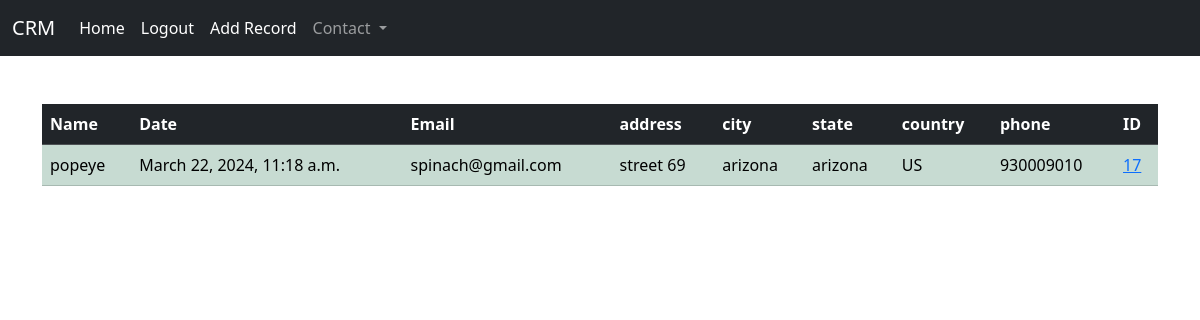
Before: / (signed in) with the older database file.
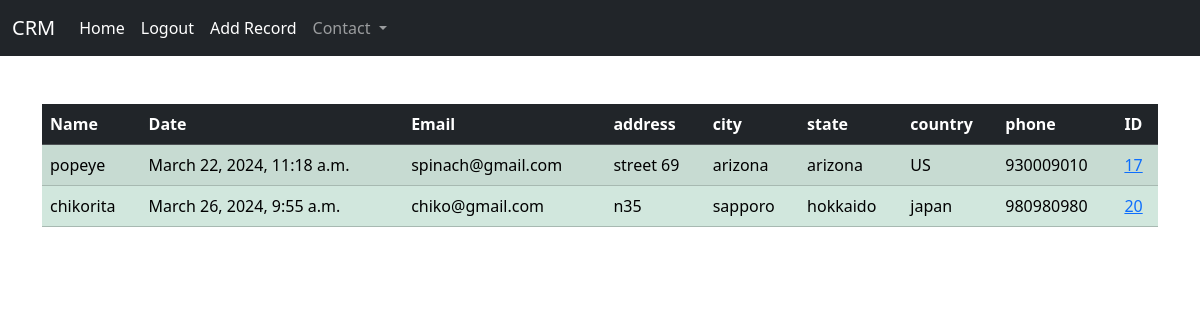
After: the same page with the newer database file.
### crmanagement/models.py (models this page shows, shortened)
class CRM(models.Model):
    recorded_at = models.DateTimeField(auto_now_add=True)
    name = models.CharField(max_length=20)
    address = models.CharField(max_length=1000)
    city = models.CharField(max_length=20)
    state = models.CharField(max_length=20)
    country = models.CharField(max_length=20)
    phone = models.CharField(max_length=20)
    email = models.EmailField(max_length=30)

### crmanagement/views.py (the view)
# urls.py: 2. Add a URL to urlpatterns:  path('', views.home, name='home')
def home(request):
    records = CRM.objects.all()
    context = {}
    if request.method == 'POST':
        username = request.POST['username']
        password = request.POST['password']
        user = authenticate(request, username=username, password=password)
        if user is not None:
            login(request, user)
            return redirect('/')
        else:
            messages.error(request, "Invalid credentials , try again or register first")
            return redirect('/')
    else:
        return render(request, 'home.html', {'records': records})

### templates/home.html (shortened to what this page needs)
{% extends 'base.html' %}
{% block content %}
{% if user.is_authenticated %}
    <table class="table table-success table-striped">
      <thead class="table-dark">
        <tr>
            <th scope="col">Name</th>
            <th scope="col">Date</th>
            <th scope="col">Email</th>
            <th scope="col">address</th>
            <th scope="col">city</th>
            <th scope="col">state</th>
            <th scope="col">country</th>
            <th scope="col">phone</th>
            <th scope="col">ID</th>
        </tr>
      </thead>
      <tbody>
        {% if records %}
        {% for record in records %}
            <tr>
                <td>  {{ record.name }} </td>
                <td>{{ record.recorded_at }}</td>
                <td>{{ record.email }}</td>
                <td>{{ record.address }}</td>
                <td>{{ record.city }}</td>
                <td>{{ record.state }}</td>
                <td>{{ record.country }}</td>
                <td>{{ record.phone }}</td>
                <td> <a href="./record/{{ record.id }}">{{ record.id }} </a></td>
            </tr>
        {% endfor %}
    {% endif %}
      </tbody>
    </table>
{% endif %}
{% endblock %}

### templates/base.html (shortened to what this page needs)
<!doctype html>
<html lang="en">
  <head>
    <link href="https://cdn.jsdelivr.net/npm/bootstrap@5.3.3/dist/css/bootstrap.min.css" rel="stylesheet">
  </head>
  <body>
    {% include 'navbar.html' %}
    <br/>
    <div class="container">
    <br/>
         {% block content %}
         {% endblock %}
    </div>
  </body>
</html>

### templates/navbar.html (shortened to what this page needs)
<nav class="navbar navbar-expand-lg navbar-dark bg-dark">
  <div class="container-fluid">
    <a class="navbar-brand" href="{% url 'home' %}">CRM</a>
    <div class="collapse navbar-collapse" id="navbarSupportedContent">
      <ul class="navbar-nav me-auto mb-2 mb-lg-0">
        <li class="nav-item">
          <a class="nav-link active" aria-current="page" href="{% url 'home' %}">Home</a>
        </li>
          {% if user.is_authenticated %}
          <li class="nav-item">
                 <a class="nav-link active" aria-current="page" href="{% url 'logout' %}">Logout</a>
          </li>
          <li class="nav-item">
                 <a class="nav-link active" aria-current="page" href="{% url 'add_record' %}">Add Record</a>
          </li>
          {% endif %}
        <li class="nav-item dropdown">
          <a class="nav-link dropdown-toggle" href="#" role="button" data-bs-toggle="dropdown" aria-expanded="false">
            Contact
          </a>
        </li>
      </ul>
    </div>
  </div>
</nav>

Changed rows visible on the page:
added CRM: name "chikorita", recorded_at "March 26, 2024, 9:55 a.m.", email "chiko@gmail.com", address "n35", city "sapporo", state "hokkaido", country "japan", phone "980980980", id "20"
